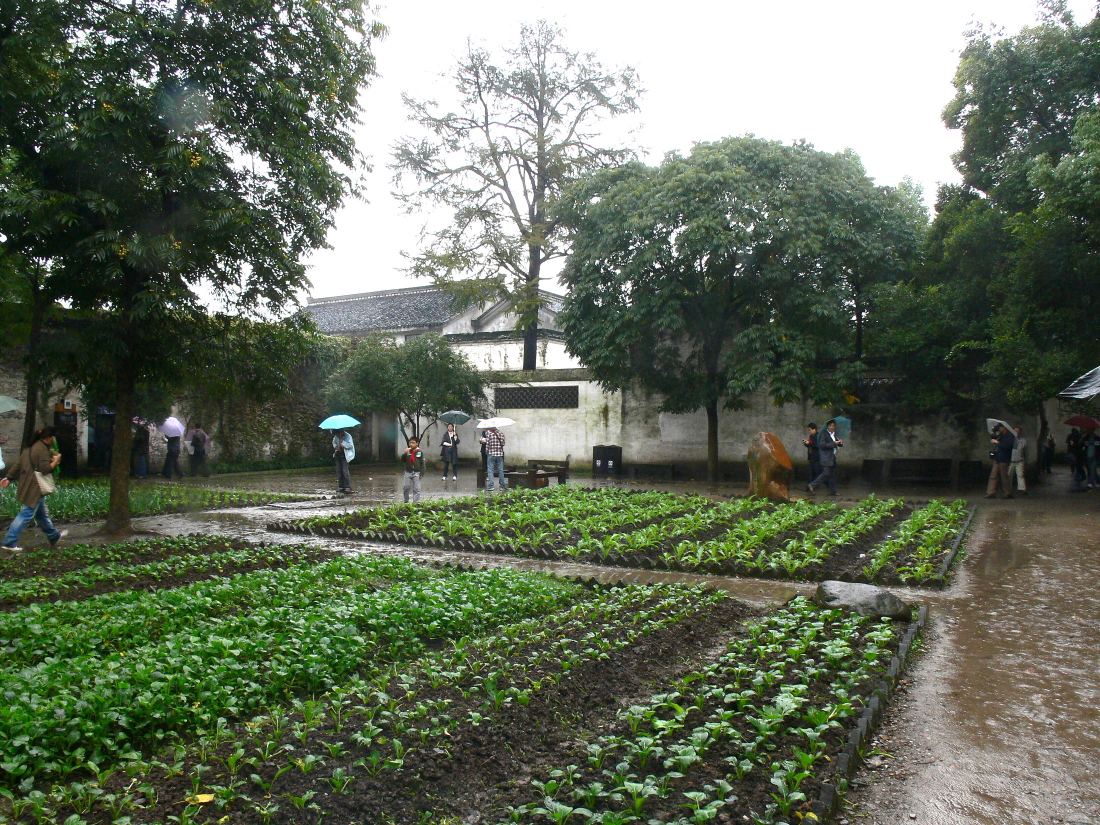
#> input picture projects/luxun-90-memorial/assets/web/W04/W04-02-baicao-garden.jpg, 2200 x 1650 px, given in place of tool-output-0.jpg, which was not available (shown at 1/2 size)
$ python prep_v3.py
#> lines starting #> are read from the running program, lines starting #| are printed output that depends on the picture; pictures that were not available may be replaced by others from this repository, and a replacement may not be noted
#> further down, im is the input picture: PIL image 2200x1650 RGB; mean R, G, B 98.6, 108.2, 90.2
# 样片 v3 素材准备：AI 情景再现图与当代实拍统一“冷调旧胶片·中档”（底色部分；暗角与颗粒在渲染时逐帧叠加）
# 老照片／手稿／版画保持原样，只另做模糊压暗的冷调背景。输出到 preview/src3/
import os, sys, numpy as np
from PIL import Image, ImageFilter, ImageOps
R = '/data/luxun90/'; S = R + 'preview/src/'; WEB = R + 'preview/v3/web/'; AW = R + 'assets/web/'; O = R + 'preview/src3/'
FILES = '/data/.agent-service/files/'
os.makedirs(O, exist_ok=True)
AI = {  # 编号: (会话文件ID, 裁切 l,t,r,b)  均为 1376x768 生成图
 'a01': ('13fad608-5fea-4d6e-9867-96619d05711c', None), 'a03': ('e6376029-6045-4a68-b33e-62c7d779f742', None),
 'a04': ('3b24b7dc-1a3f-485d-855e-410ffa5741ce', None), 'a05': ('41e84c14-e892-4404-bba8-bae1da211d33', (0, 0, 1334, 745)),
 'a06': ('1d2b8591-b28f-4751-aa65-2b1e42d74c36', None), 'a07': ('7a695a32-f145-494e-be70-648298568c63', None),
 'a08': ('7a3aa7a8-f663-4239-a41d-33d818f354fa', None), 'a09': ('5cd5f836-1e36-42be-bf68-2dfda72566bf', (0, 8, 1376, 768)),
 'a10': ('58f37269-e100-4e8e-b6bf-4afbddfc7da7', None), 'a11': ('14346210-e394-40f6-8fb7-d0511a40f5d8', None),
 'a12': ('78a07119-3153-4cf4-b5de-757701a378bc', None), 'a13': ('5b694439-8290-45d2-8eac-65f101e3bb2d', None)}
MOD = {'m_tomb': WEB + '上海鲁迅墓2020_1_.jpg', 'm_house': WEB + '上海市鲁迅故居.jpg', 'm_bed': AW + 'W11/W11-01-shanghai-bedroom-display.jpg',
       'm_water': AW + 'W04/W04-04-shaoxing-waterway.jpg', 'm_taimen': AW + 'W04/W04-01-zhou-new-taimen.jpg'}
CARD = {'w0201': AW + 'W02/W02-01-shafei-funeral-1936.jpg', 'w0202': AW + 'W02/W02-02-xinzhonghua-funeral-1936.jpg',
        'w01': AW + 'W01/W01-01-si-manuscript-web.jpg', 'qj2028': S + 'qj2028-000.jpg', 'hz231': S + 'c_hz231.png', 'hz4': S + 'c_hz4.png',
        'hz6': S + 'c_hz6.png', 'hz7': S + 'c_hz7.png', 'hz9': S + 'c_hz9.png', 'hz10f': S + 'c_hz10f.png', 'hz10m': S + 'c_hz10m.png',
        'hz11': S + 'c_hz11.png', 'art05': S + 'art05.jpg'}
CROP = {'art05': (0.0, 0.0, 1.0, 0.955), 'qj2028': (0.0, 0.0, 0.62, 0.70)}   # 版画去掉底部图注；手稿取《死》首页
def grade_base(im, k=0.75):
#> called with k = 0.75
    a = np.asarray(im.convert('RGB')).astype(np.float32) / 255
    lum = (a @ np.array([0.299, 0.587, 0.114], np.float32))[..., None]
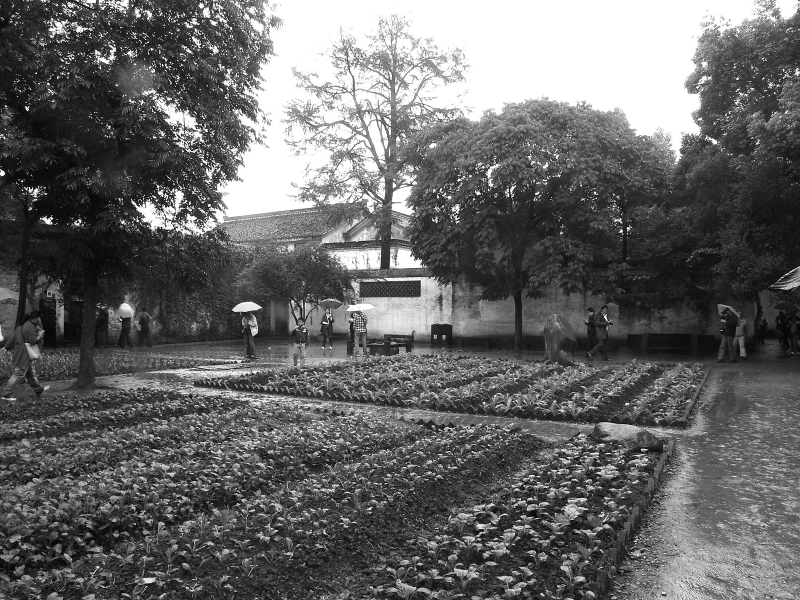
#> lum: shape (1800, 2400, 1) float32 (shown at 1/3 size); min 0, max 1, mean 0.404
    a = lum + (a - lum) * (1 - 0.5 * k)                                                                   # 降饱和
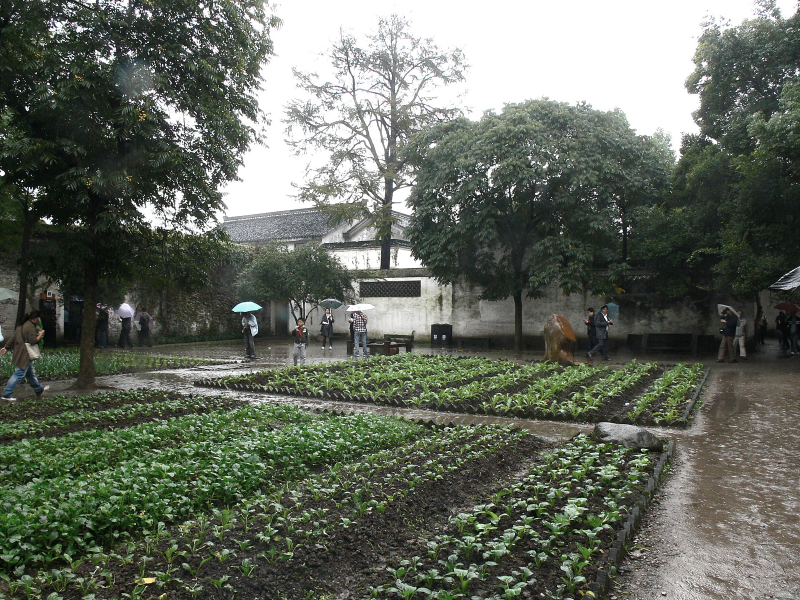
#> a: shape (1800, 2400, 3) float32 (shown at 1/3 size); mean R, G, B 0.392, 0.415, 0.372
    a = a + ((1 - lum) ** 2) * np.array([-0.05, 0.004, 0.07]) * k + (lum ** 2) * np.array([-0.035, 0.0, 0.03]) * k  # 阴影冷、高光微冷
    a = 0.05 * k + a * (1 - 0.09 * k)                                                                     # 抬黑、压白
    return Image.fromarray((np.clip(a, 0, 1) * 255).astype(np.uint8))
def upto(im, w=2400):
    if im.width < w: im = im.resize((w, round(im.height * w / im.width)), Image.LANCZOS).filter(ImageFilter.UnsharpMask(2, 40, 2))
    elif im.width > w: im = im.resize((w, round(im.height * w / im.width)), Image.LANCZOS)
    return im
def cover(im, w, h):
#> called with w = 2112, h = 1188
    r = max(w / im.width, h / im.height); im = im.resize((max(w, round(im.width * r)), max(h, round(im.height * r))), Image.LANCZOS)
#> after `r = max(w / im.width, h / im.height)`: r = 0.88
    x = (im.width - w) // 2; y = (im.height - h) // 2; return im.crop((x, y, x + w, y + h))
#> after `x = (im.width - w) // 2`: x = 0
#> after `y = (im.height - h) // 2`: y = 198
#> after `return im.crop((x, y, x + w, y + h))`:
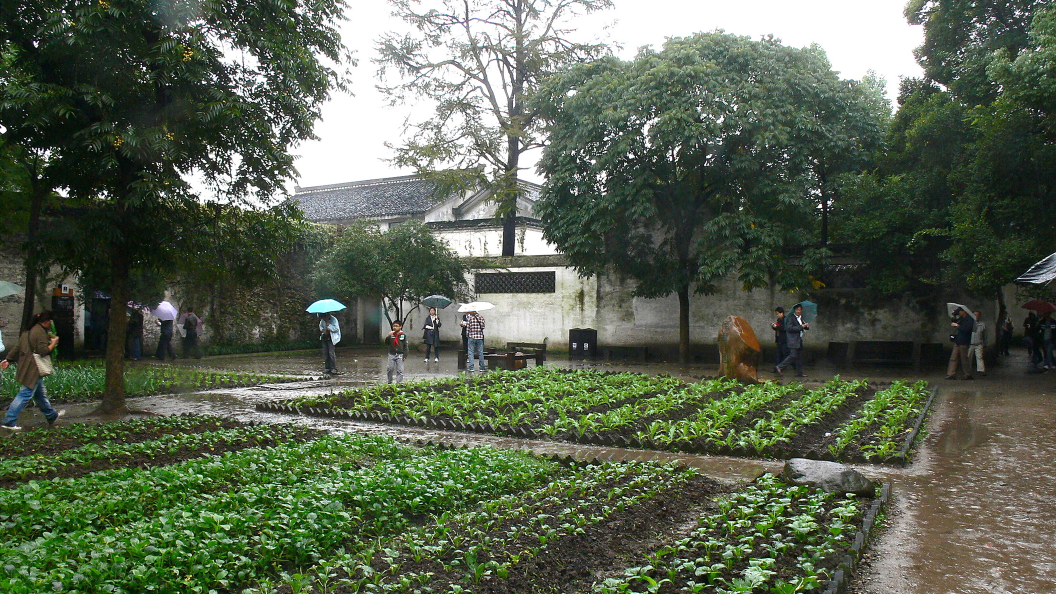
#> returned value: PIL image 2112x1188 RGB (shown at 1/2 size); mean R, G, B 88.3, 98.8, 79.6
def blur_bg(im, out):
    bg = cover(im.convert('RGB'), 2112, 1188).filter(ImageFilter.GaussianBlur(30))
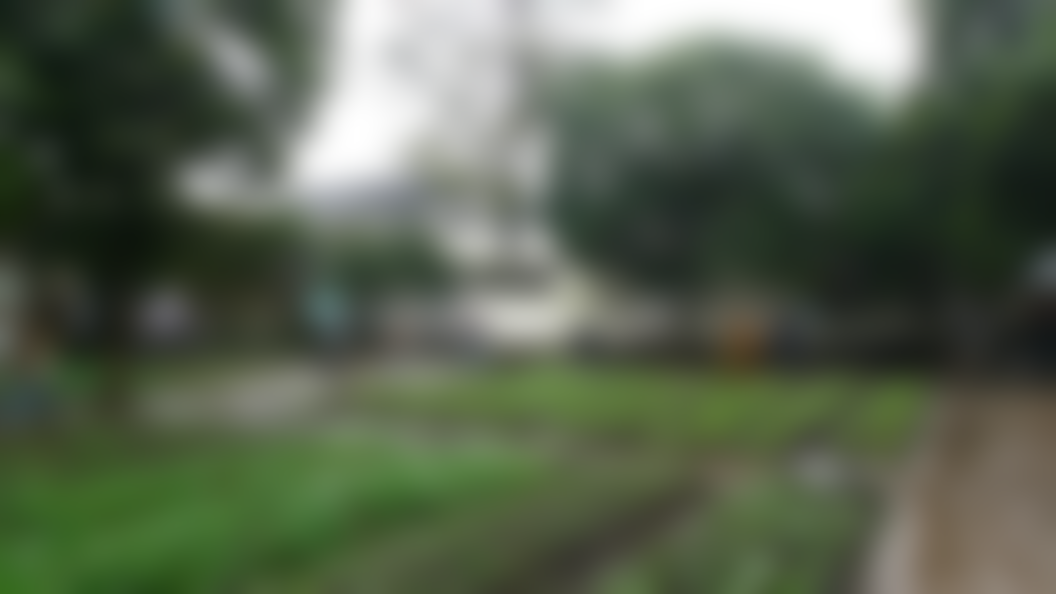
#> bg: PIL image 2112x1188 RGB (shown at 1/2 size); mean R, G, B 88.3, 98.8, 79.6
    bg = Image.blend(bg, Image.new('RGB', bg.size, (22, 26, 30)), 0.6); grade_base(bg, 1.0).save(out, quality=92)
#> after `bg = Image.blend(bg, Image.new('RGB', bg.size, (22, 26, 30)), 0.6)`:
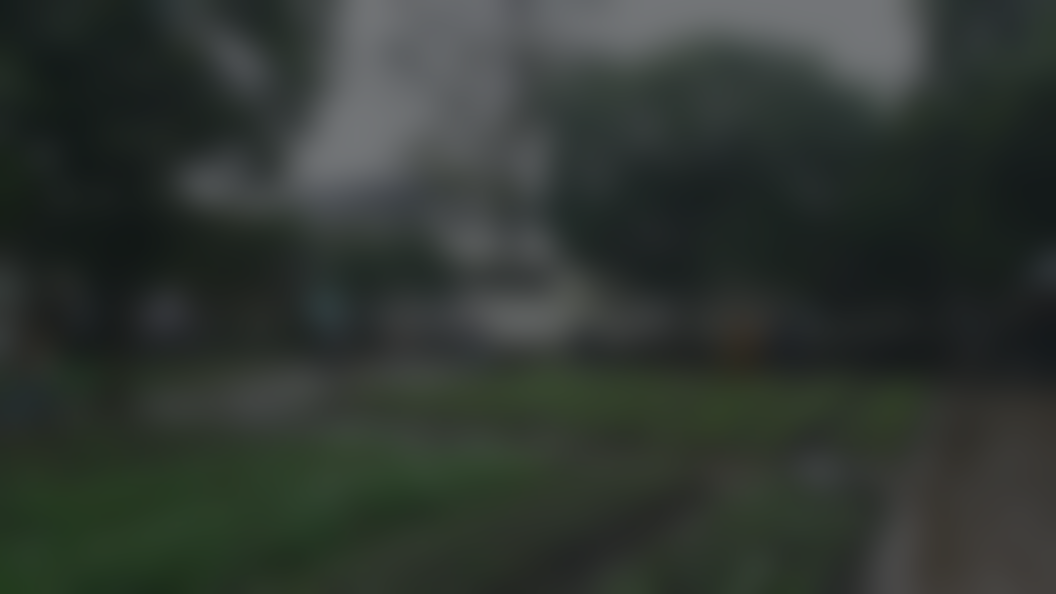
#> bg: PIL image 2112x1188 RGB (shown at 1/2 size); mean R, G, B 48.1, 54.7, 49.4
#> call 2 of grade_base, with k = 1
#> in grade_base (call 2), `a = 0.05 * k + a * (1 - 0.09 * k)`:
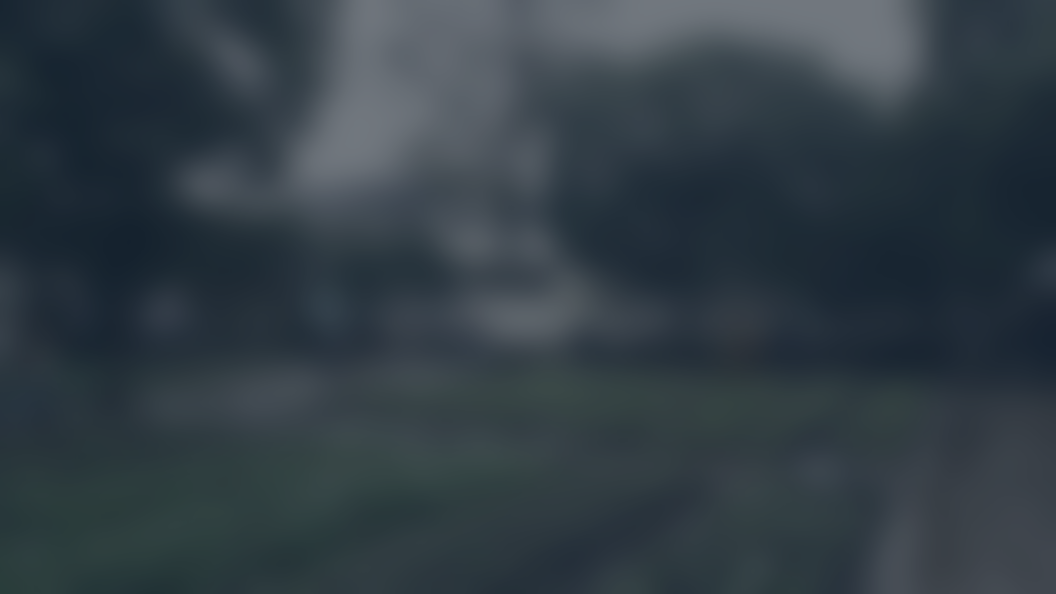
#> a: shape (1188, 2112, 3) float64 (shown at 1/2 size); mean R, G, B 0.198, 0.243, 0.273
for n, (fid, cr) in AI.items():
    im = Image.open(FILES + fid + '/tool-output-0.jpg').convert('RGB')
    if cr: im = im.crop(cr)
    im = upto(im); grade_base(im).save(O + n + '.jpg', quality=93); blur_bg(im, O + 'bg_' + n + '.jpg')
#> pass 2 of the loop `for n, (fid, cr) in AI.items():`:
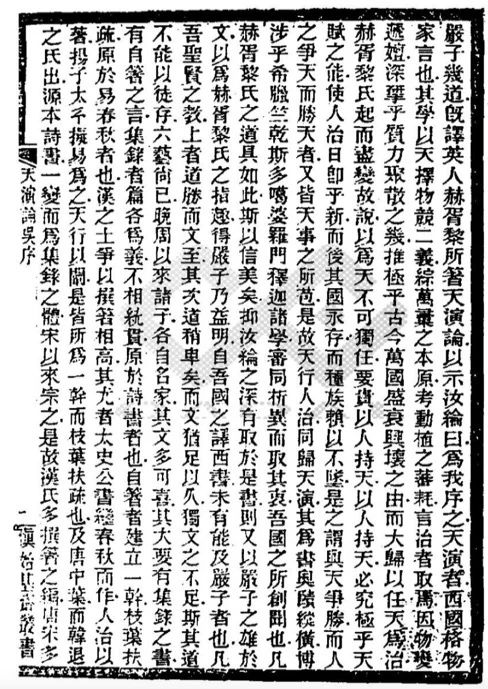
#> input picture projects/luxun-90-memorial/assets/web/W05/W05-02-tianyan-wu-preface.jpg, 488 x 689 px, given in place of tool-output-0.jpg, which was not available
#> im is the input picture: PIL image 488x689 RGB; min 0, max 255, mean 187.3
#> lum: shape (3389, 2400, 1) float32
#> in cover (call 2), `return im.crop((x, y, x + w, y + h))`:
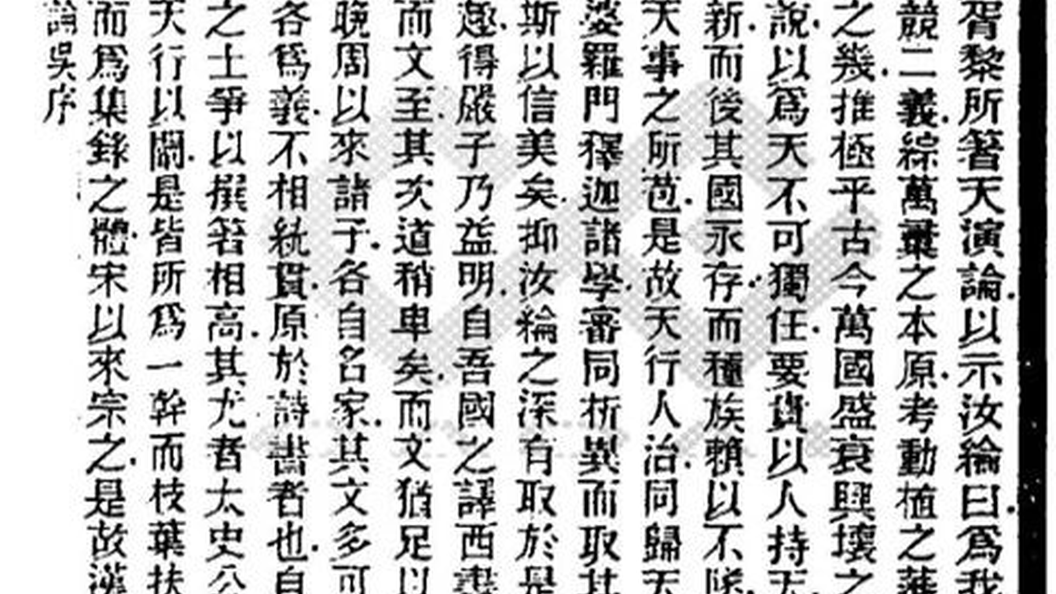
#> returned value: PIL image 2112x1188 RGB (shown at 1/2 size); min 0, max 255, mean 191.1
#> in blur_bg (call 2), `bg = Image.blend(bg, Image.new('RGB', bg.size, (22, 26, 30)), 0.6)`:
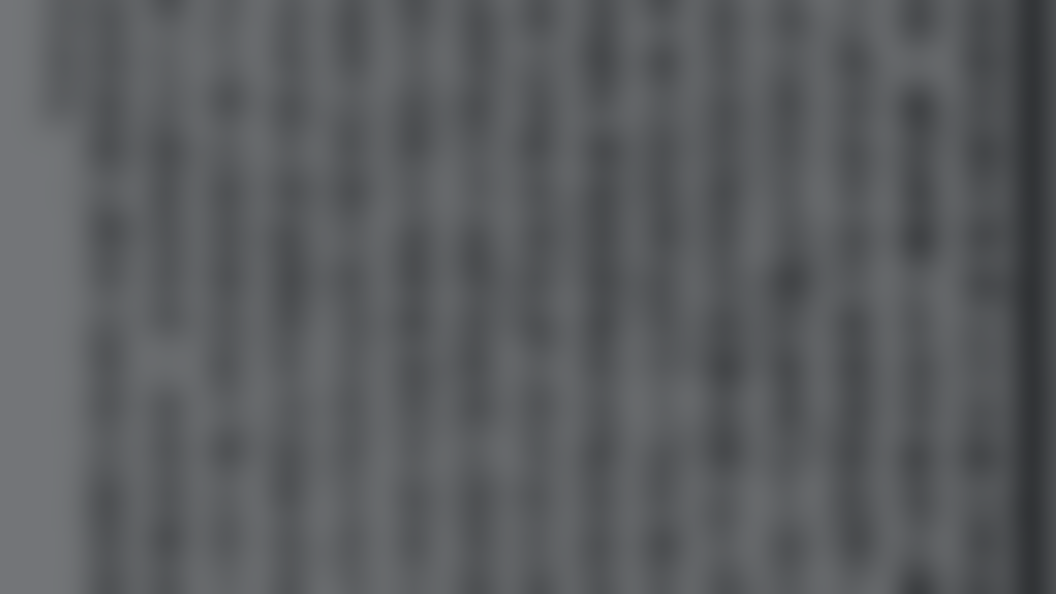
#> bg: PIL image 2112x1188 RGB (shown at 1/2 size); mean R, G, B 89.4, 91.8, 94.2
#> lum: shape (1188, 2112, 1) float32
#> (the run stopped early here; a loop or call above may not have finished)
